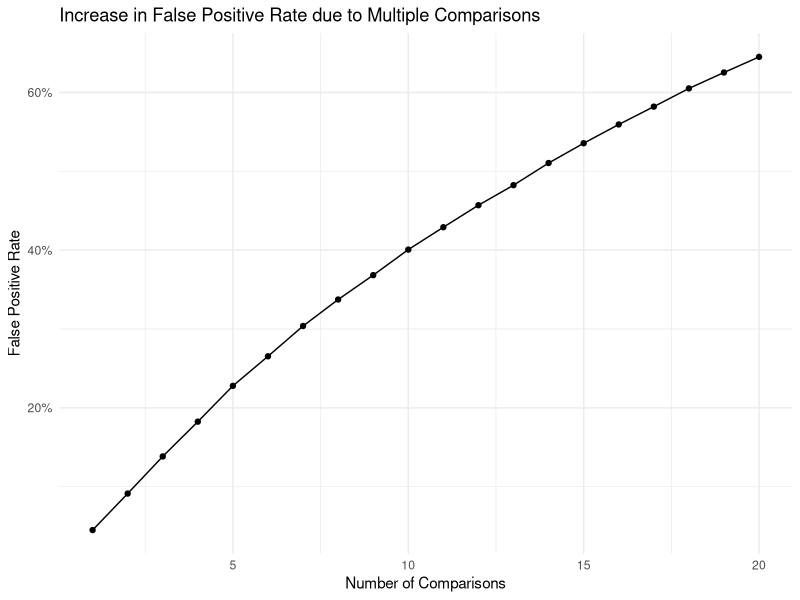
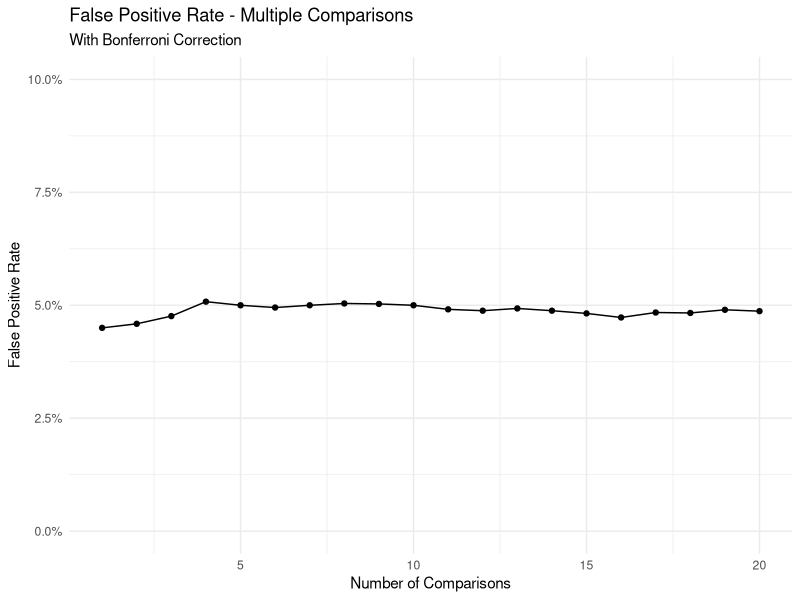

Recreate these plots in R, in order.
## A/B Testing: Multiple Comparisons/Multiple Testing issues:
## For each simulation, we will generate K datasets (k = 1, 5, 10, 20) which will represent changes due to
## several different hypothetical tests (changing a website's color, text, etc.)

## This will illustrate that as the number of comparisons/tests increases, the chances of a type 1 error
## increase significantly.

library(tidyverse)

N <- 1000 # Set sample size (i.e. number of data points or people viewing website)
Nsim <- 10000 # Set number of simulations
k <- 20 # Set maximum number of datasets to generate each simulation
pmat <- matrix(NA, nrow = Nsim, ncol = k) # Create matrix to store p-values of each dataset for each simulation
error_rate <- data.frame(matrix(NA, nrow = k, ncol = 3)) # Create dataframe to store error rates
error_rate[,1] <- seq(1:k); colnames(error_rate) = c("k", "error_rate1", "error_rate2")

# Generate 10,000 simulations of 20 datasets, and for each one, test if the mean = 120, or =/= 120.
# We assume we know the true distribution of data to be normal with mean 120 and standard deviation 15.

for(i in 1:Nsim){
  xmat = matrix(rnorm(k*N, 120, 15), nrow = N, ncol = k)
  TS = (colMeans(xmat) - 120)/(15/sqrt(N))
  pmat[i,] = pnorm(TS, lower.tail=F)
  
}

# Calculate total type 1 error rates for each number of k (with and without Bonferroni correction):
for (j in 1:k) {
  error_rate[j,2] <- mean(rowSums(pmat[,1:j, drop = FALSE] < 0.05) >= 1)
  error_rate[j,3] <- mean(rowSums(pmat[,1:j, drop = FALSE] < 0.05/j) >= 1)
}

# Plot Type 1 Error rate (False Positive Rate) vs. Number of Comparisons (k):
ggplot(error_rate, aes(x = k, y = error_rate1)) + 
  geom_point() + 
  geom_line() +
  ggtitle(label = "Increase in False Positive Rate due to Multiple Comparisons") +
  xlab("Number of Comparisons") + ylab("False Positive Rate") +
  scale_y_continuous(labels = scales::percent_format(accuracy = 1)) + 
  theme_minimal()

ggplot(error_rate, aes(x = k, y = error_rate2)) + 
  geom_point() + 
  geom_line() +
  ggtitle(label = "False Positive Rate - Multiple Comparisons",
          subtitle = "With Bonferroni Correction") +
  xlab("Number of Comparisons") + ylab("False Positive Rate") +
  scale_y_continuous(limits = c(0,.10), labels = scales::percent) + 
  theme_minimal()